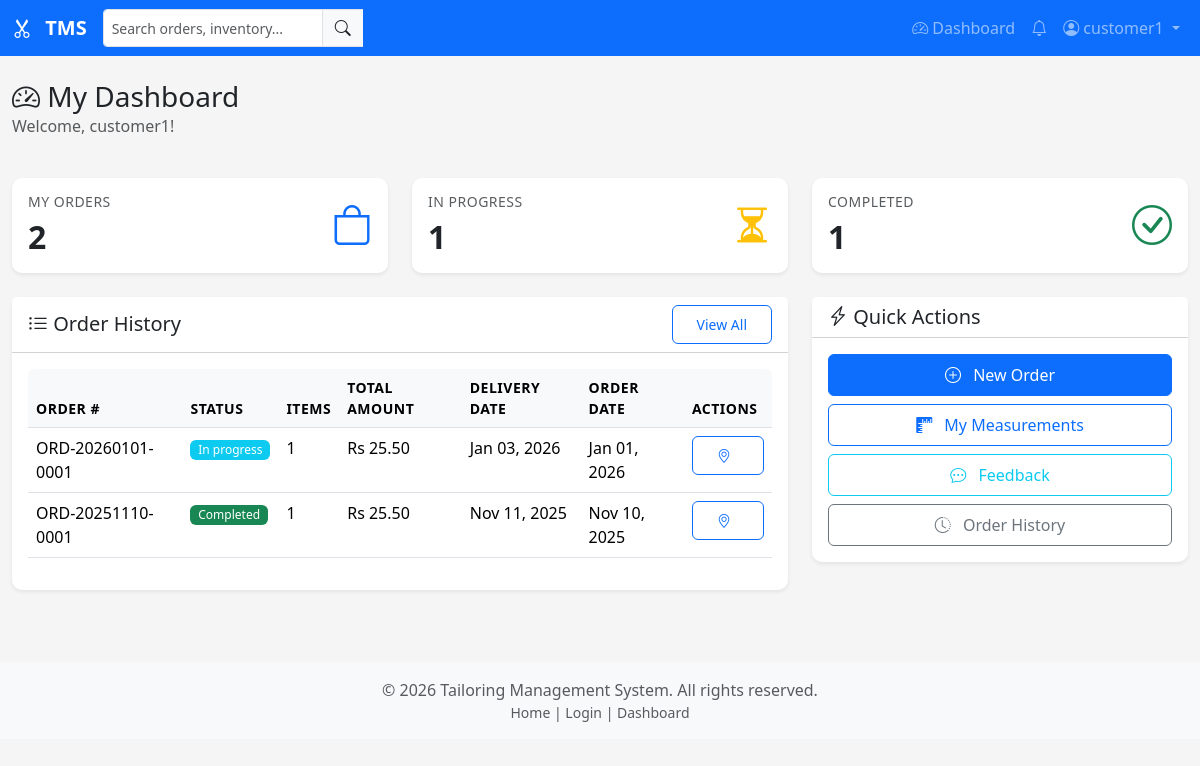
Screenshot of /customer/dashboard.php (signed in) with the database file from the repository.
### tables this page shows
CREATE TABLE `orders` (
  `id` int(11) NOT NULL,
  `customer_id` int(11) NOT NULL,
  `order_number` varchar(50) NOT NULL,
  `description` text DEFAULT NULL,
  `status` enum('pending','in-progress','completed','cancelled','delivered') NOT NULL DEFAULT 'pending',
  `delivery_date` date DEFAULT NULL,
  `total_amount` decimal(10,2) NOT NULL DEFAULT 0.00,
  `advance_amount` decimal(10,2) NOT NULL DEFAULT 0.00,
  `remaining_amount` decimal(10,2) NOT NULL DEFAULT 0.00,
  `average_rating` decimal(3,2) DEFAULT NULL COMMENT 'Average rating from customer feedback (1.00 to 5.00)',
  `notes` text DEFAULT NULL,
  `created_at` timestamp NOT NULL DEFAULT current_timestamp(),
  `updated_at` timestamp NOT NULL DEFAULT current_timestamp() ON UPDATE current_timestamp(),
  `completed_at` timestamp NULL DEFAULT NULL
);

### includes/functions.php (called while the page is built, shortened)
<?php
function baseUrl($path = '') {
    $base = defined('BASE_URL') ? BASE_URL : '/TMS/';
    return rtrim($base, '/') . '/' . ltrim($path, '/');
}
?>

### customer/dashboard.php (the view, shortened to what this page needs)
<?php
require_once __DIR__ . '/../includes/functions.php';
require_once __DIR__ . '/../includes/notifications.php';
$customerId = null;
try {
    $stmt = $pdo->prepare("SELECT id FROM customers WHERE user_id = ?");
    $stmt->execute([$_SESSION['user_id']]);
    $customer = $stmt->fetch();
    $customerId = $customer['id'] ?? null;
} catch (PDOException $e) {
    $error = 'Error fetching customer data.';
}
$stats = [
    'total_orders' => 0,
    'in_progress' => 0,
    'completed' => 0
];
$recentOrders = [];
if ($customerId) {
    try {
        $stmt = $pdo->prepare("SELECT COUNT(*) as count FROM orders WHERE customer_id = ?");
        $stmt->execute([$customerId]);
        $stats['total_orders'] = $stmt->fetch()['count'];
        $stmt = $pdo->prepare("SELECT COUNT(*) as count FROM orders WHERE customer_id = ? AND status IN ('pending', 'in-progress')");
        $stmt->execute([$customerId]);
        $stats['in_progress'] = $stmt->fetch()['count'];
        $stmt = $pdo->prepare("SELECT COUNT(*) as count FROM orders WHERE customer_id = ? AND status = 'completed'");
        $stmt->execute([$customerId]);
        $stats['completed'] = $stmt->fetch()['count'];
        $stmt = $pdo->prepare("
            SELECT o.id, o.order_number, o.status, o.total_amount, o.delivery_date, o.created_at,
                   (SELECT COUNT(*) FROM order_items WHERE order_id = o.id) as item_count
            FROM orders o
            WHERE o.customer_id = ?
            ORDER BY o.created_at DESC
            LIMIT 10
        ");
        $stmt->execute([$customerId]);
        $recentOrders = $stmt->fetchAll();
    } catch (PDOException $e) {
        $error = 'Error fetching order data.';
    }
}
include __DIR__ . '/../includes/header.php';
?>
<div class="container-fluid py-4">
    <div class="row mb-4">
        <div class="col-12">
            <h1 class="h3 mb-0">
                <i class="bi bi-speedometer2"></i> My Dashboard
            </h1>
            <p class="text-muted">Welcome, <?php echo htmlspecialchars($_SESSION['user_name']); ?>!</p>
        </div>
    </div>
    <div class="row g-4 mb-4">
        <div class="col-md-4 col-sm-6">
            <div class="card border-0 shadow-sm">
                <div class="card-body">
                    <div class="d-flex justify-content-between align-items-center">
                        <div>
                            <h6 class="text-muted mb-2">My Orders</h6>
                            <h2 class="mb-0"><?php echo number_format($stats['total_orders']); ?></h2>
                        </div>
                        <div class="text-primary">
                            <i class="bi bi-bag fs-1"></i>
                        </div>
                    </div>
                </div>
            </div>
        </div>
        <div class="col-md-4 col-sm-6">
            <div class="card border-0 shadow-sm">
                <div class="card-body">
                    <div class="d-flex justify-content-between align-items-center">
                        <div>
                            <h6 class="text-muted mb-2">In Progress</h6>
                            <h2 class="mb-0"><?php echo number_format($stats['in_progress']); ?></h2>
                        </div>
                        <div class="text-warning">
                            <i class="bi bi-hourglass-split fs-1"></i>
                        </div>
                    </div>
                </div>
            </div>
        </div>
        <div class="col-md-4 col-sm-6">
            <div class="card border-0 shadow-sm">
                <div class="card-body">
                    <div class="d-flex justify-content-between align-items-center">
                        <div>
                            <h6 class="text-muted mb-2">Completed</h6>
                            <h2 class="mb-0"><?php echo number_format($stats['completed']); ?></h2>
                        </div>
                        <div class="text-success">
                            <i class="bi bi-check-circle fs-1"></i>
                        </div>
                    </div>
                </div>
            </div>
        </div>
    </div>
    <div class="row g-4">
        <div class="col-md-8">
            <div class="card border-0 shadow-sm">
                <div class="card-header bg-white d-flex justify-content-between align-items-center">
                    <h5 class="mb-0"><i class="bi bi-list-ul"></i> Order History</h5>
                    <a href="<?php echo baseUrl('customer/orders.php'); ?>" class="btn btn-sm btn-outline-primary">View All</a>
                </div>
                <div class="card-body">
                    <?php if (count($recentOrders) > 0): ?>
                        <div class="table-responsive">
                            <table class="table table-hover">
                                <thead>
                                    <tr>
                                        <th>Order #</th>
                                        <th>Status</th>
                                        <th>Items</th>
                                        <th>Total Amount</th>
                                        <th>Delivery Date</th>
                                        <th>Order Date</th>
                                        <th>Actions</th>
                                    </tr>
                                </thead>
                                <tbody>
                                    <?php foreach ($recentOrders as $order): ?>
                                        <tr>
                                            <td><?php echo htmlspecialchars($order['order_number']); ?></td>
                                            <td>
                                                <span class="badge bg-<?php
                                                    echo $order['status'] == 'completed' ? 'success' :
                                                        ($order['status'] == 'pending' ? 'warning' :
                                                        ($order['status'] == 'cancelled' ? 'danger' : 'info'));
                                                ?>">
                                                    <?php echo ucfirst(str_replace('-', ' ', $order['status'])); ?>
                                                </span>
                                            </td>
                                            <td><?php echo $order['item_count']; ?></td>
                                            <td>Rs <?php echo number_format($order['total_amount'], 2); ?></td>
                                            <td><?php echo $order['delivery_date'] ? date('M d, Y', strtotime($order['delivery_date'])) : 'Not set'; ?></td>
                                            <td><?php echo date('M d, Y', strtotime($order['created_at'])); ?></td>
                                            <td>
                                                <a href="<?php echo baseUrl('customer/track.php?id=' . $order['id']); ?>"
                                                   class="btn btn-sm btn-outline-primary" title="Track Order">
                                                    <i class="bi bi-geo-alt"></i>
                                                </a>
                                            </td>
                                        </tr>
                                    <?php endforeach; ?>
                                </tbody>
                            </table>
                        </div>
                    <?php endif; ?>
                </div>
            </div>
        </div>
        <div class="col-md-4">
            <div class="card border-0 shadow-sm">
                <div class="card-header bg-white">
                    <h5 class="mb-0"><i class="bi bi-lightning-charge"></i> Quick Actions</h5>
                </div>
                <div class="card-body">
                    <div class="d-grid gap-2">
                        <a href="<?php echo baseUrl('customer/orders.php?action=new'); ?>" class="btn btn-primary">
                            <i class="bi bi-plus-circle"></i> New Order
                        </a>
                        <a href="<?php echo baseUrl('customer/profile.php'); ?>" class="btn btn-outline-primary">
                            <i class="bi bi-rulers"></i> My Measurements
                        </a>
                        <a href="<?php echo baseUrl('customer/feedback.php'); ?>" class="btn btn-outline-info">
                            <i class="bi bi-chat-dots"></i> Feedback
                        </a>
                        <a href="<?php echo baseUrl('customer/orders.php'); ?>" class="btn btn-outline-secondary">
                            <i class="bi bi-clock-history"></i> Order History
                        </a>
                    </div>
                </div>
            </div>
        </div>
    </div>
</div>
<?php include __DIR__ . '/../includes/footer.php'; ?>

### assets/css/style.css (style rules this page uses)
:root { --primary-color: #0d6efd; --secondary-color: #6c757d; --success-color: #198754; --danger-color: #dc3545; --warning-color: #ffc107; --info-color: #0dcaf0; --light-color: #f8f9fa; --dark-color: #212529; }
body { font-family: 'Segoe UI', Tahoma, Geneva, Verdana, sans-serif; background-color: #f5f5f5; min-height: 100vh; }
.card { border-radius: 10px; transition: transform 0.2s ease-in-out; }
.shadow-sm { box-shadow: 0 0.125rem 0.25rem rgba(0, 0, 0, 0.075) !important; }
.card-body h2 { font-size: 2rem; font-weight: 700; }
.card-body h6 { font-size: 0.875rem; text-transform: uppercase; letter-spacing: 0.5px; }
.btn { border-radius: 6px; font-weight: 500; padding: 0.5rem 1.5rem; transition: all 0.2s ease-in-out; }
.btn i { margin-right: 0.5rem; }
.table-responsive { border-radius: 6px; }
.table thead th { background-color: #f8f9fa; font-weight: 600; text-transform: uppercase; font-size: 0.875rem; letter-spacing: 0.5px; }
.badge { padding: 0.35em 0.65em; font-weight: 500; }

### rows the page displays
orders: id "2", order_number "ORD-20260101-0001", status "In progress", item_count "1", total_amount "25.50", delivery_date "Jan 03, 2026", created_at "Jan 01, 2026"
orders: order_number "ORD-20251110-0001", status "Completed", item_count "1", total_amount "25.50", delivery_date "Nov 11, 2025", created_at "Nov 10, 2025"

### other values shown
$_SESSION['user_name'] "customer1"
$stats['in_progress'] "1"
$stats['completed'] "1"
